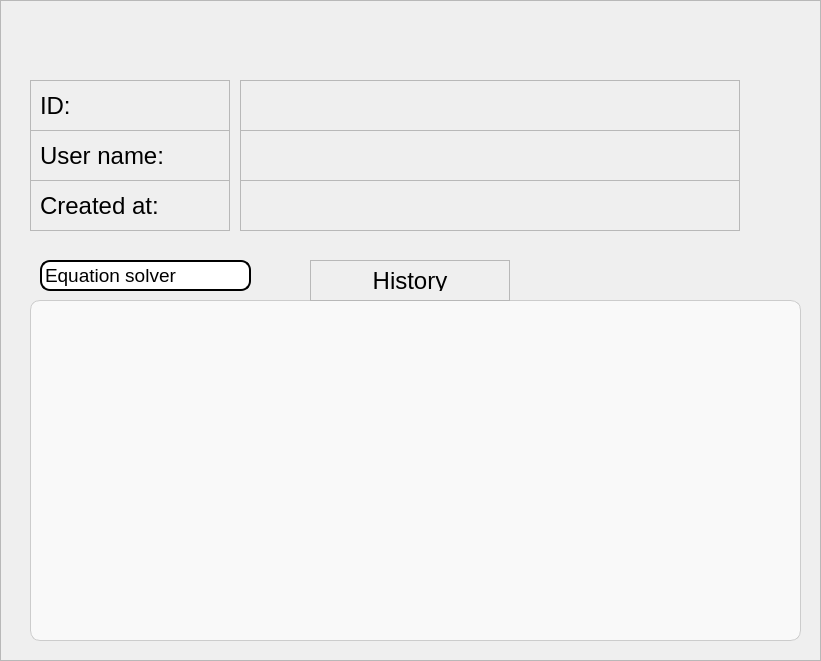
   <widget class="QFrame" name="account_window">
    <property name="enabled">
     <bool>true</bool>
    </property>
    <property name="geometry">
     <rect>
      <x>0</x>
      <y>0</y>
      <width>821</width>
      <height>661</height>
     </rect>
    </property>
    <property name="toolTip">
     <string/>
    </property>
    <property name="frameShape">
     <enum>QFrame::StyledPanel</enum>
    </property>
    <property name="frameShadow">
     <enum>QFrame::Raised</enum>
    </property>
    <widget class="QFrame" name="user_name_frame_label">
     <property name="geometry">
      <rect>
       <x>30</x>
       <y>130</y>
       <width>200</width>
       <height>51</height>
      </rect>
     </property>
     <property name="minimumSize">
      <size>
       <width>200</width>
       <height>0</height>
      </size>
     </property>
     <property name="maximumSize">
      <size>
       <width>200</width>
       <height>100</height>
      </size>
     </property>
     <property name="font">
      <font>
       <family>Arial</family>
      </font>
     </property>
     <property name="frameShape">
      <enum>QFrame::StyledPanel</enum>
     </property>
     <property name="frameShadow">
      <enum>QFrame::Raised</enum>
     </property>
     <layout class="QVBoxLayout" name="verticalLayout_31">
      <item>
       <widget class="QLabel" name="user_name_label">
        <property name="maximumSize">
         <size>
          <width>200</width>
          <height>50</height>
         </size>
        </property>
        <property name="font">
         <font>
          <family>Arial</family>
          <pointsize>18</pointsize>
          <weight>50</weight>
          <bold>false</bold>
         </font>
        </property>
        <property name="styleSheet">
         <string notr="true"/>
        </property>
        <property name="text">
         <string>User name:</string>
        </property>
       </widget>
      </item>
     </layout>
    </widget>
    <widget class="QFrame" name="user_name_frame_label_2">
     <property name="geometry">
      <rect>
       <x>240</x>
       <y>130</y>
       <width>500</width>
       <height>51</height>
      </rect>
     </property>
     <property name="minimumSize">
      <size>
       <width>500</width>
       <height>0</height>
      </size>
     </property>
     <property name="maximumSize">
      <size>
       <width>200</width>
       <height>100</height>
      </size>
     </property>
     <property name="font">
      <font>
       <family>Arial</family>
      </font>
     </property>
     <property name="frameShape">
      <enum>QFrame::StyledPanel</enum>
     </property>
     <property name="frameShadow">
      <enum>QFrame::Raised</enum>
     </property>
     <layout class="QVBoxLayout" name="verticalLayout_32">
      <item>
       <widget class="QLabel" name="user_name_label_2">
        <property name="minimumSize">
         <size>
          <width>500</width>
          <height>0</height>
         </size>
        </property>
        <property name="maximumSize">
         <size>
          <width>200</width>
          <height>50</height>
         </size>
        </property>
        <property name="font">
         <font>
          <family>Arial</family>
          <pointsize>18</pointsize>
          <weight>50</weight>
          <bold>false</bold>
         </font>
        </property>
        <property name="styleSheet">
         <string notr="true"/>
        </property>
        <property name="text">
         <string/>
        </property>
       </widget>
      </item>
     </layout>
    </widget>
    <widget class="QFrame" name="created_at_frame_label">
     <property name="geometry">
      <rect>
       <x>30</x>
       <y>180</y>
       <width>200</width>
       <height>51</height>
      </rect>
     </property>
     <property name="minimumSize">
      <size>
       <width>200</width>
       <height>0</height>
      </size>
     </property>
     <property name="maximumSize">
      <size>
       <width>200</width>
       <height>100</height>
      </size>
     </property>
     <property name="font">
      <font>
       <family>Arial</family>
      </font>
     </property>
     <property name="frameShape">
      <enum>QFrame::StyledPanel</enum>
     </property>
     <property name="frameShadow">
      <enum>QFrame::Raised</enum>
     </property>
     <layout class="QVBoxLayout" name="verticalLayout_33">
      <item>
       <widget class="QLabel" name="created_at_label">
        <property name="maximumSize">
         <size>
          <width>200</width>
          <height>50</height>
         </size>
        </property>
        <property name="font">
         <font>
          <family>Arial</family>
          <pointsize>18</pointsize>
          <weight>50</weight>
          <bold>false</bold>
         </font>
        </property>
        <property name="styleSheet">
         <string notr="true"/>
        </property>
        <property name="text">
         <string>Created at:</string>
        </property>
       </widget>
      </item>
     </layout>
    </widget>
    <widget class="QFrame" name="created_at_frame_label_2">
     <property name="geometry">
      <rect>
       <x>240</x>
       <y>180</y>
       <width>500</width>
       <height>51</height>
      </rect>
     </property>
     <property name="minimumSize">
      <size>
       <width>500</width>
       <height>0</height>
      </size>
     </property>
     <property name="maximumSize">
      <size>
       <width>200</width>
       <height>100</height>
      </size>
     </property>
     <property name="font">
      <font>
       <family>Arial</family>
      </font>
     </property>
     <property name="frameShape">
      <enum>QFrame::StyledPanel</enum>
     </property>
     <property name="frameShadow">
      <enum>QFrame::Raised</enum>
     </property>
     <layout class="QVBoxLayout" name="verticalLayout_34">
      <item>
       <widget class="QLabel" name="created_at_label_2">
        <property name="minimumSize">
         <size>
          <width>500</width>
          <height>0</height>
         </size>
        </property>
        <property name="maximumSize">
         <size>
          <width>200</width>
          <height>50</height>
         </size>
        </property>
        <property name="font">
         <font>
          <family>Arial</family>
          <pointsize>18</pointsize>
          <weight>50</weight>
          <bold>false</bold>
         </font>
        </property>
        <property name="styleSheet">
         <string notr="true"/>
        </property>
        <property name="text">
         <string/>
        </property>
       </widget>
      </item>
     </layout>
    </widget>
    <widget class="QTableWidget" name="history_table">
     <property name="geometry">
      <rect>
       <x>30</x>
       <y>300</y>
       <width>771</width>
       <height>341</height>
      </rect>
     </property>
     <property name="font">
      <font>
       <pointsize>15</pointsize>
      </font>
     </property>
     <property name="styleSheet">
      <string notr="true">QTableView {
    border: 1px solid #ccc;
    border-radius: 10px;
    background-color: #f9f9f9;
    gridline-color: #ddd;
}

QTableView::item {
    border: none;
    padding: 5px;
}

QTableView::item:selected {
    background-color: #75a7ff;
    color: white;
    border-radius: 5px;
}

QHeaderView::section {
    background-color: #eaeaea;
    color: #333;
    padding: 5px;
    border: 1px solid #ccc;
    border-radius: 5px;
}

QTableCornerButton::section {
    background-color: #eaeaea;
    border: 1px solid #ccc;
    border-radius: 5px;
}</string>
     </property>
     <property name="editTriggers">
      <set>QAbstractItemView::NoEditTriggers</set>
     </property>
     <attribute name="horizontalHeaderDefaultSectionSize">
      <number>100</number>
     </attribute>
     <attribute name="horizontalHeaderStretchLastSection">
      <bool>true</bool>
     </attribute>
    </widget>
    <widget class="QFrame" name="history_frame_label">
     <property name="geometry">
      <rect>
       <x>310</x>
       <y>260</y>
       <width>200</width>
       <height>41</height>
      </rect>
     </property>
     <property name="minimumSize">
      <size>
       <width>200</width>
       <height>0</height>
      </size>
     </property>
     <property name="maximumSize">
      <size>
       <width>200</width>
       <height>100</height>
      </size>
     </property>
     <property name="font">
      <font>
       <family>Arial</family>
      </font>
     </property>
     <property name="frameShape">
      <enum>QFrame::StyledPanel</enum>
     </property>
     <property name="frameShadow">
      <enum>QFrame::Raised</enum>
     </property>
     <layout class="QVBoxLayout" name="verticalLayout_35">
      <item>
       <widget class="QLabel" name="history_label">
        <property name="maximumSize">
         <size>
          <width>200</width>
          <height>50</height>
         </size>
        </property>
        <property name="font">
         <font>
          <family>Arial</family>
          <pointsize>18</pointsize>
          <weight>50</weight>
          <bold>false</bold>
         </font>
        </property>
        <property name="styleSheet">
         <string notr="true"/>
        </property>
        <property name="text">
         <string>History</string>
        </property>
        <property name="alignment">
         <set>Qt::AlignCenter</set>
        </property>
       </widget>
      </item>
     </layout>
    </widget>
    <widget class="QComboBox" name="history_type_choose">
     <property name="geometry">
      <rect>
       <x>40</x>
       <y>260</y>
       <width>211</width>
       <height>31</height>
      </rect>
     </property>
     <property name="font">
      <font>
       <pointsize>14</pointsize>
      </font>
     </property>
     <property name="styleSheet">
      <string notr="true">QComboBox {
	border-radius: 10px;
	border: 2px solid black;
}

QComboBox::drop-down {
    width: 27px;
    height: 27px;
    border: 0px;
}

QComboBox::down-arrow {
    image: url(&quot;C:/Users/PC/Desktop/PythonProjects/MathLab/logic/uis/design/arrow-down.png&quot;);
	width: 16px;
	height: 16px;
}

QComboBox:focus {
	border-radius: 10px;
	border: 2px solid rgb(255, 166, 23);
}

QComboBox QAbstractItemView {
    selection-background-color: #75a7ff;
    selection-color: white;
    border: 1px solid black;
}

QComboBox QAbstractItemView::item:hover {
    background-color: #75a7ff;
    color: black;
}</string>
     </property>
     <item>
      <property name="text">
       <string>Equation solver</string>
      </property>
     </item>
     <item>
      <property name="text">
       <string>Graph plotting</string>
      </property>
     </item>
     <item>
      <property name="text">
       <string>Shape calculations</string>
      </property>
     </item>
     <item>
      <property name="text">
       <string>Statistics calculator</string>
      </property>
     </item>
    </widget>
    <widget class="QFrame" name="user_id_frame_label">
     <property name="geometry">
      <rect>
       <x>30</x>
       <y>80</y>
       <width>200</width>
       <height>51</height>
      </rect>
     </property>
     <property name="minimumSize">
      <size>
       <width>200</width>
       <height>0</height>
      </size>
     </property>
     <property name="maximumSize">
      <size>
       <width>200</width>
       <height>100</height>
      </size>
     </property>
     <property name="font">
      <font>
       <family>Arial</family>
      </font>
     </property>
     <property name="frameShape">
      <enum>QFrame::StyledPanel</enum>
     </property>
     <property name="frameShadow">
      <enum>QFrame::Raised</enum>
     </property>
     <layout class="QVBoxLayout" name="verticalLayout_36">
      <item>
       <widget class="QLabel" name="user_id_label">
        <property name="maximumSize">
         <size>
          <width>200</width>
          <height>50</height>
         </size>
        </property>
        <property name="font">
         <font>
          <family>Arial</family>
          <pointsize>18</pointsize>
          <weight>50</weight>
          <bold>false</bold>
         </font>
        </property>
        <property name="styleSheet">
         <string notr="true"/>
        </property>
        <property name="text">
         <string>ID:</string>
        </property>
       </widget>
      </item>
     </layout>
    </widget>
    <widget class="QFrame" name="user_id_frame_label_2">
     <property name="geometry">
      <rect>
       <x>240</x>
       <y>80</y>
       <width>500</width>
       <height>51</height>
      </rect>
     </property>
     <property name="minimumSize">
      <size>
       <width>500</width>
       <height>0</height>
      </size>
     </property>
     <property name="maximumSize">
      <size>
       <width>200</width>
       <height>100</height>
      </size>
     </property>
     <property name="font">
      <font>
       <family>Arial</family>
      </font>
     </property>
     <property name="frameShape">
      <enum>QFrame::StyledPanel</enum>
     </property>
     <property name="frameShadow">
      <enum>QFrame::Raised</enum>
     </property>
     <layout class="QVBoxLayout" name="verticalLayout_37">
      <item>
       <widget class="QLabel" name="user_id_label_2">
        <property name="minimumSize">
         <size>
          <width>500</width>
          <height>0</height>
         </size>
        </property>
        <property name="maximumSize">
         <size>
          <width>200</width>
          <height>50</height>
         </size>
        </property>
        <property name="font">
         <font>
          <family>Arial</family>
          <pointsize>18</pointsize>
          <weight>50</weight>
          <bold>false</bold>
         </font>
        </property>
        <property name="styleSheet">
         <string notr="true"/>
        </property>
        <property name="text">
         <string/>
        </property>
       </widget>
      </item>
     </layout>
    </widget>
   </widget>
